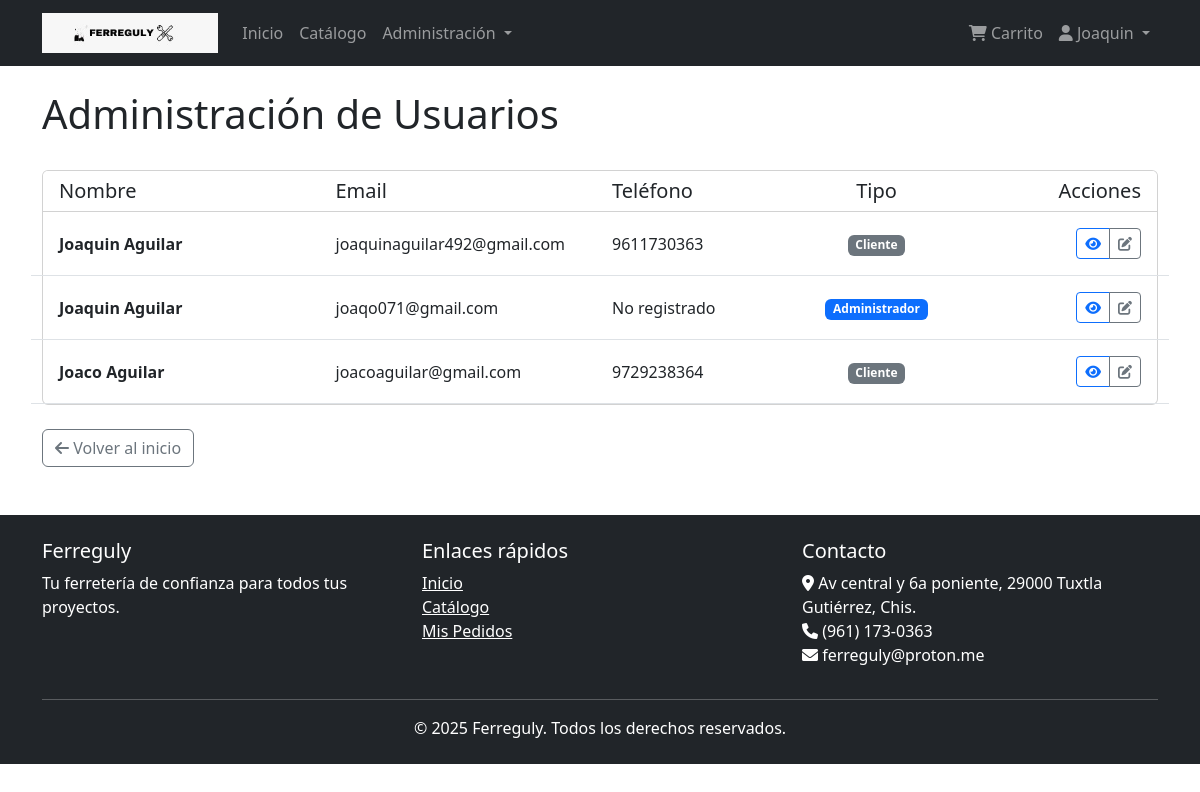
Page /usuarios/admin/usuarios/ (signed in) on the committed database.
### usuarios/models.py (models this page shows, shortened)
class Usuario(AbstractBaseUser, PermissionsMixin):
    id_usuario = models.AutoField(primary_key=True)
    nombre = models.CharField(max_length=35)
    apellidos = models.CharField(max_length=50)
    email = models.EmailField(max_length=45, unique=True)
    telefono = models.CharField(max_length=10, null=True, blank=True)
    tipo_usuario = models.CharField(
        max_length=15,
        choices=[('cliente', 'Cliente'), ('administrador', 'Administrador')],
        default='cliente'
    )
    fecha_registro = models.DateTimeField(default=timezone.now)
    activo = models.BooleanField(default=True)
    is_staff = models.BooleanField(default=False)
    is_active = models.BooleanField(default=True)
    USERNAME_FIELD = 'email'
    REQUIRED_FIELDS = ['nombre', 'apellidos']
    objects = UsuarioManager()
    class Meta:
        db_table = 'usuario'
        verbose_name = 'Usuario'
        verbose_name_plural = 'Usuarios'

### usuarios/views.py (the view)
# urls.py: path('admin/usuarios/', views.UsuarioListView.as_view(), name='usuarios_admin_lista'),
class UsuarioListView(LoginRequiredMixin, ListView):
    model = Usuario
    template_name = 'usuarios/admin/lista.html'
    context_object_name = 'usuarios'
    def dispatch(self, request, *args, **kwargs):
        if not request.user.tipo_usuario == 'administrador':
            messages.error(request, 'No tienes permisos para acceder a esta página')
            return redirect('inicio')
        return super().dispatch(request, *args, **kwargs)

### templates/usuarios/admin/lista.html (shortened to what this page needs)
{% extends 'base.html' %}
{% block content %}
<div class="d-flex justify-content-between align-items-center mb-4">
    <h1>Administración de Usuarios</h1>
</div>
<div class="card">
    <div class="card-header bg-white">
        <div class="row">
            <div class="col-md-3">
                <h5 class="mb-0">Nombre</h5>
            </div>
            <div class="col-md-3">
                <h5 class="mb-0">Email</h5>
            </div>
            <div class="col-md-2">
                <h5 class="mb-0">Teléfono</h5>
            </div>
            <div class="col-md-2 text-center">
                <h5 class="mb-0">Tipo</h5>
            </div>
            <div class="col-md-2 text-end">
                <h5 class="mb-0">Acciones</h5>
            </div>
        </div>
    </div>
    <div class="card-body p-0">
        {% if usuarios %}
            {% for usuario in usuarios %}
                <div class="row py-3 px-3 border-bottom align-items-center">
                    <div class="col-md-3">
                        <strong>{{ usuario.nombre }} {{ usuario.apellidos }}</strong>
                    </div>
                    <div class="col-md-3">
                        {{ usuario.email }}
                    </div>
                    <div class="col-md-2">
                        {{ usuario.telefono|default:"No registrado" }}
                    </div>
                    <div class="col-md-2 text-center">
                        {% if usuario.tipo_usuario == 'administrador' %}
                            <span class="badge bg-primary">Administrador</span>
                        {% else %}
                            <span class="badge bg-secondary">Cliente</span>
                        {% endif %}
                    </div>
                    <div class="col-md-2 text-end">
                        <div class="btn-group">
                            <a href="{% url 'usuario_admin_detalle' usuario.id_usuario %}" class="btn btn-sm btn-outline-primary">
                                <i class="fas fa-eye"></i>
                            </a>
                            <a href="{% url 'usuario_admin_editar' usuario.id_usuario %}" class="btn btn-sm btn-outline-secondary">
                                <i class="fas fa-edit"></i>
                            </a>
                        </div>
                    </div>
                </div>
            {% endfor %}
        {% else %}
            <div class="p-4 text-center">
                <p class="text-muted mb-0">No hay usuarios registrados</p>
            </div>
        {% endif %}
    </div>
</div>
<div class="mt-4">
    <a href="{% url 'inicio' %}" class="btn btn-outline-secondary">
        <i class="fas fa-arrow-left"></i> Volver al inicio
    </a>
</div>
{% endblock %}

### templates/base.html (shortened to what this page needs)
{% load static %}
<!DOCTYPE html>
<html lang="es">
<head>
    <link href="https://cdn.jsdelivr.net/npm/bootstrap@5.3.0-alpha1/dist/css/bootstrap.min.css" rel="stylesheet">
    <link rel="stylesheet" href="https://cdnjs.cloudflare.com/ajax/libs/font-awesome/6.0.0/css/all.min.css">
</head>
<body>
    <nav class="navbar navbar-expand-lg navbar-dark bg-dark">
        <div class="container">
            <a class="navbar-brand" href="{% url 'inicio' %}">
                <img src="{% static 'img/ferreguly.jpeg' %}" alt="Ferreguly Logo" style="height: 40px; width: auto;">
            </a>
            <div class="collapse navbar-collapse" id="navbarNav">
                <ul class="navbar-nav me-auto">
                    <li class="nav-item">
                        <a class="nav-link" href="{% url 'inicio' %}">Inicio</a>
                    </li>
                    <li class="nav-item">
                        <a class="nav-link" href="{% url 'catalogo' %}">Catálogo</a>
                    </li>
                    {% if user.is_authenticated %}
                        {% if user.tipo_usuario == 'administrador' %}
                            <li class="nav-item dropdown">
                                <a class="nav-link dropdown-toggle" href="#" role="button" data-bs-toggle="dropdown">
                                    Administración
                                </a>
                            </li>
                        {% endif %}
                    {% endif %}
                </ul>
                <ul class="navbar-nav">
                    {% if user.is_authenticated %}
                        <li class="nav-item">
                            <a class="nav-link" href="{% url 'carrito_lista' %}">
                                <i class="fas fa-shopping-cart"></i> Carrito
                            </a>
                        </li>
                        <li class="nav-item dropdown">
                            <a class="nav-link dropdown-toggle" href="#" role="button" data-bs-toggle="dropdown">
                                <i class="fas fa-user"></i> {{ user.nombre }}
                            </a>
                        </li>
                    {% endif %}
                </ul>
            </div>
        </div>
    </nav>
    <main class="container my-4">
        {% block content %}{% endblock %}
    </main>
    <footer class="bg-dark text-white py-4 mt-5">
        <div class="container">
            <div class="row">
                <div class="col-md-4">
                    <h5>Ferreguly</h5>
                    <p>Tu ferretería de confianza para todos tus proyectos.</p>
                </div>
                <div class="col-md-4">
                    <h5>Enlaces rápidos</h5>
                    <ul class="list-unstyled">
                        <li><a href="{% url 'inicio' %}" class="text-white">Inicio</a></li>
                        <li><a href="{% url 'catalogo' %}" class="text-white">Catálogo</a></li>
                        {% if user.is_authenticated %}
                            <li><a href="{% url 'pedidos_lista' %}" class="text-white">Mis Pedidos</a></li>
                        {% else %}
                            <li><a href="{% url 'login' %}" class="text-white">Iniciar Sesión</a></li>
                        {% endif %}
                    </ul>
                </div>
                <div class="col-md-4">
                    <h5>Contacto</h5>
                    <address>
                        <i class="fas fa-map-marker-alt"></i> Av central y 6a poniente, 29000 Tuxtla Gutiérrez, Chis.<br>
                        <i class="fas fa-phone"></i> (961) 173-0363<br>
                        <i class="fas fa-envelope"></i> ferreguly@proton.me
                    </address>
                </div>
            </div>
            <hr>
            <div class="row">
                <div class="col-12 text-center">
                    <p class="mb-0">&copy; {% now "Y" %} Ferreguly. Todos los derechos reservados.</p>
                </div>
            </div>
        </div>
    </footer>
</body>
</html>

### rows in the picture
Usuario: nombre "Joaquin", apellidos "Aguilar", email "joaqo071@gmail.com", telefono "No registrado", tipo_usuario "Administrador"
Usuario: nombre "Joaquin", apellidos "Aguilar", email "joaquinaguilar492@gmail.com", telefono "9611730363", tipo_usuario "Cliente"
Usuario: nombre "Joaco", apellidos "Aguilar", email "joacoaguilar@gmail.com", telefono "9729238364", tipo_usuario "Cliente"
